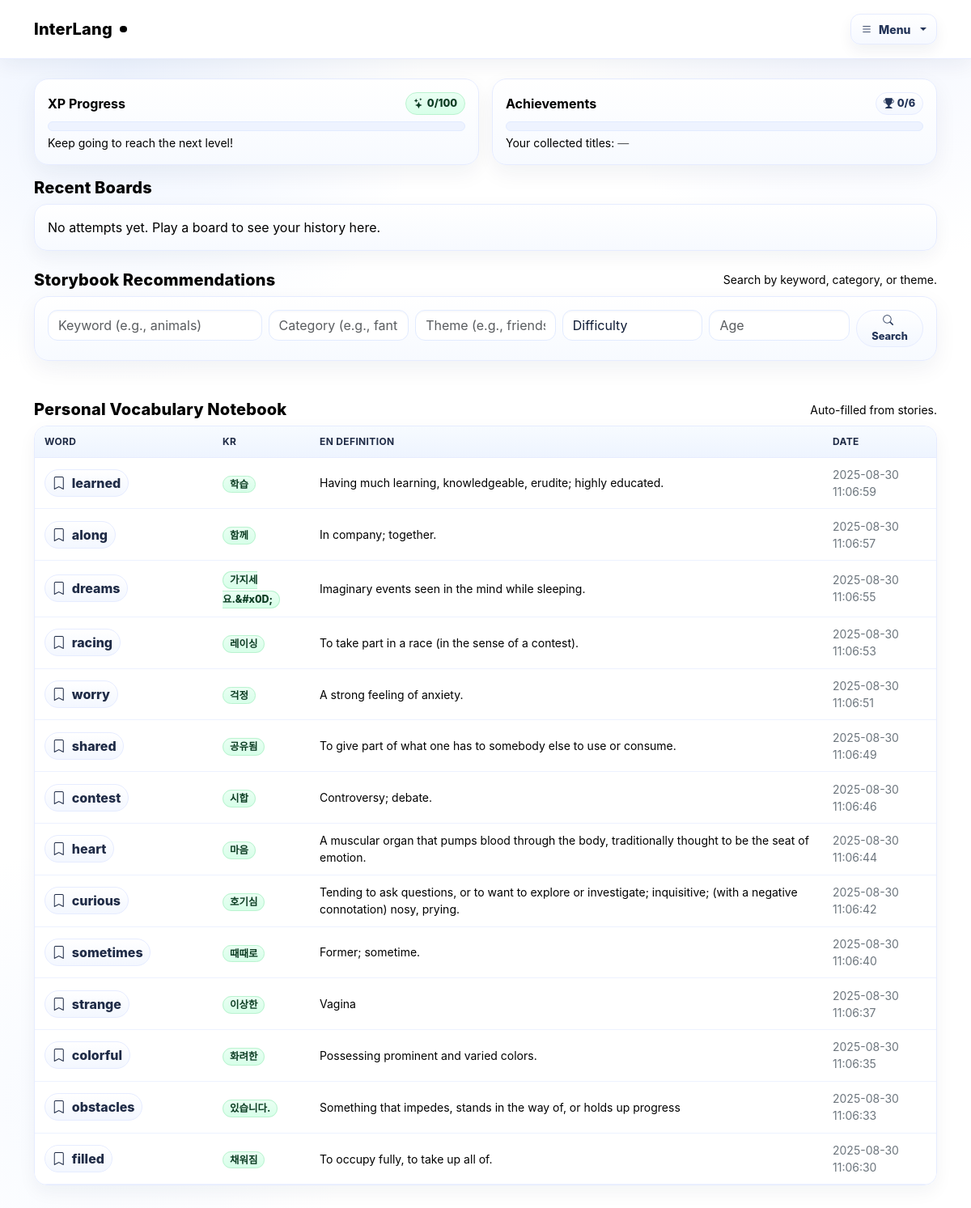
Screenshot of /profile (signed in) with the database file from the repository.
### tables this page shows
CREATE TABLE vocab (
            id INTEGER PRIMARY KEY AUTOINCREMENT,
            username TEXT NOT NULL,
            word TEXT NOT NULL,
            translation TEXT,
            definition TEXT,
            source_story_id INTEGER,
            created_at TIMESTAMP DEFAULT CURRENT_TIMESTAMP,
            review_count INTEGER DEFAULT 0,
            last_reviewed_at TIMESTAMP,
            UNIQUE(username, word, source_story_id),
            FOREIGN KEY(source_story_id) REFERENCES stories(id) ON DELETE SET NULL
        );

### app.py (the view)
@app.route("/profile")
def profile():
    if "username" not in session:
        return redirect(url_for("login"))
    username = session["username"]
    db = get_db()
    u = db.execute("SELECT level, xp, title_code FROM users WHERE username=?", (username,)).fetchone()
    user_level = u["level"] if u else 1
    user_xp    = u["xp"] if u else 0
    title_info = TITLES.get((u["title_code"] or ""), DEFAULT_TITLE)
    display_title = title_info["title"]
    title_icon    = title_info["icon"]
    total_ach = db.execute("SELECT COUNT(*) AS c FROM achievements").fetchone()["c"]
    earned_codes = [r["code"] for r in db.execute("SELECT code FROM user_achievements WHERE username=?", (username,)).fetchall()]
    earned_ach = len(earned_codes)
    earned_titles = []
    for code in earned_codes:
        t = TITLES.get(code)
        if t and t.get("title"): earned_titles.append((t["priority"], t["title"]))
    earned_titles = [t for _, t in sorted(set(earned_titles), key=lambda x: x[0])]
    attempts = db.execute("""
        SELECT level, score, total, lines_completed, created_at
        FROM attempts
        WHERE username=?
        ORDER BY created_at DESC
        LIMIT 12
    """, (username,)).fetchall()
    vocab_rows = db.execute("""
        SELECT word, translation, definition, created_at
        FROM vocab WHERE username=?
        ORDER BY created_at DESC
        LIMIT 30
    """, (username,)).fetchall()
    return render_template(
        "profile.html",
        username=username,
        user_level=user_level,
        user_xp=user_xp,
        display_title=display_title,
        title_icon=title_icon,
        achievements_total=total_ach,
        achievements_earned=earned_ach,
        earned_titles=[t for t in earned_titles],
        attempts=attempts,
        vocab_rows=vocab_rows
    )

### app.py (called while the page is built)
def get_db():
    if "db" not in g:
        g.db = sqlite3.connect(DB_PATH)
        g.db.row_factory = sqlite3.Row
    return g.db

### templates/profile.html (shortened to what this page needs)
<!doctype html>
<html lang="en">
<head>
<link href="https://cdn.jsdelivr.net/npm/bootstrap@5.3.3/dist/css/bootstrap.min.css" rel="stylesheet"/>
<link href="https://cdn.jsdelivr.net/npm/bootstrap-icons@1.11.3/font/bootstrap-icons.css" rel="stylesheet"/>
</head>
<body>
{% include 'nav.html' %}
<div class="container pb-5 mt-4">
  <div class="row g-3 mb-3">
    <div class="col-lg-6">
      <div class="card-glass p-3 h-100">
        {% set current_xp = (user_xp|default(0)) % 100 %}
        <div class="d-flex align-items-center justify-content-between mb-2">
          <div class="fw-bold">XP Progress</div>
          <div class="chip chip-green"><i class="bi bi-stars me-1"></i>{{ current_xp }}/100</div>
        </div>
        <div class="progress mb-1"><div class="progress-bar" style="width: {{ current_xp }}%;"></div></div>
        <div class="small dim">Keep going to reach the next level!</div>
      </div>
    </div>
    <div class="col-lg-6">
      {% set total = achievements_total|default(0) %}
      {% set earned = achievements_earned|default(0) %}
      {% set pct = 0 if total==0 else ((earned*100)//total) %}
      <div class="card-glass p-3 h-100">
        <div class="d-flex align-items-center justify-content-between mb-2">
          <div class="fw-bold">Achievements</div>
          <div class="chip"><i class="bi bi-trophy-fill me-1"></i>{{ earned }}/{{ total }}</div>
        </div>
        <div class="progress mb-1"><div class="progress-bar" style="width: {{ pct }}%;">{{ pct }}%</div></div>
        <div class="small dim">Your collected titles:
          {% if earned_titles %}
            {% for t in earned_titles %}<span class="chip">{{ t }}</span>{% endfor %}
          {% else %}<span class="text-muted">—</span>{% endif %}
        </div>
      </div>
    </div>
  </div>
  <div class="mb-2"><h2 class="h5" style="font-weight:800; letter-spacing:.2px;">Recent Boards</h2></div>
  <div class="table-wrap mb-4">
    {% if attempts and attempts|length > 0 %}
      <div class="table-responsive">
        <table class="table table-modern table-hover align-middle mb-0">
          <thead>
            <tr>
              <th style="width:160px;">Date</th>
              <th style="width:110px;">Level</th>
              <th>Score</th>
              <th style="width:160px;">Lines</th>
            </tr>
          </thead>
          <tbody>
            {% for a in attempts %}
              {% set score = (a['score']|int) %}
              {% set score_cls = 'score-good' if score>=85 else ('score-ok' if score>=60 else 'score-bad') %}
              <tr>
                <td class="text-nowrap"><i class="bi bi-calendar-event me-1"></i>{{ a['created_at'] }}</td>
                <td><span class="chip"><i class="bi bi-mortarboard me-1"></i>Lv {{ a['level'] }}</span></td>
                <td>
                  <div class="d-flex flex-column gap-1">
                    <div class="progress progress-tiny">
                      <div class="progress-bar" style="width: {{ score }}%;"></div>
                    </div>
                    <div class="score-label {{ score_cls }}">{{ score }}% <span class="text-secondary fw-normal">({{ a['total'] }} cells)</span></div>
                  </div>
                </td>
                <td>
                  <div class="line-dots">
                    {% for i in range(0,6) %}
                      <span class="dot {% if i < (a['lines_completed']|int) %}on{% endif %}"></span>
                    {% endfor %}
                  </div>
                </td>
              </tr>
            {% endfor %}
          </tbody>
        </table>
      </div>
    {% else %}
      <div class="p-3 dim">No attempts yet. Play a board to see your history here.</div>
    {% endif %}
  </div>
  <div class="d-flex align-items-center justify-content-between mb-2">
    <h2 class="h5 mb-0" style="font-weight:800; letter-spacing:.2px;">Storybook Recommendations</h2>
    <div class="small dim">Search by keyword, category, or theme.</div>
  </div>
  <div class="card-glass p-3 mb-3">
    <form id="recForm" class="row g-2">
      <div class="col-sm-3"><input class="form-control" name="q" placeholder="Keyword (e.g., animals)" /></div>
      <div class="col-sm-2"><input class="form-control" name="category" placeholder="Category (e.g., fantasy)" /></div>
      <div class="col-sm-2"><input class="form-control" name="theme" placeholder="Theme (e.g., friendship)" /></div>
      <div class="col-sm-2">
        <select class="form-select" name="difficulty">
          <option value="">Difficulty</option>
        </select>
      </div>
      <div class="col-sm-2"><input class="form-control" type="number" name="age" placeholder="Age" min="5" max="18"/></div>
      <div class="col-sm-1 d-grid">
        <button class="chip" style="border-width:1px"><i class="bi bi-search me-1"></i> Search</button>
      </div>
    </form>
  </div>
  <div class="d-flex align-items-center justify-content-between mb-2">
    <h2 class="h5 mb-0" style="font-weight:800; letter-spacing:.2px;">Personal Vocabulary Notebook</h2>
    <div class="small dim">Auto-filled from stories.</div>
  </div>
  <div class="table-wrap">
    {% if vocab_rows and vocab_rows|length > 0 %}
      <div class="table-responsive">
        <table class="table table-modern table-hover align-middle mb-0">
          <thead>
            <tr>
              <th style="width:220px;">Word</th>
              <th style="width:120px;">KR</th>
              <th>EN Definition</th>
              <th style="width:140px;">Date</th>
            </tr>
          </thead>
          <tbody>
            {% for v in vocab_rows %}
              <tr>
                <td>
                  <a href="#" class="word-chip vocab-define">
                    <i class="bi bi-bookmark"></i> {{ v['word'] }}
                  </a>
                </td>
                <td>
                  {% if v['translation'] %}
                    <span class="kr-badge">{{ v['translation'] }}</span>
                  {% else %}
                    <span class="text-secondary">—</span>
                  {% endif %}
                </td>
                <td class="small"><div class="clamp-2">{{ v['definition'] or '—' }}</div></td>
                <td class="small text-secondary">{{ v['created_at'] }}</td>
              </tr>
            {% endfor %}
          </tbody>
        </table>
      </div>
    {% else %}
      <div class="p-3 dim">No vocabulary yet. Open a story to auto-collect words.</div>
    {% endif %}
  </div>
</div>
</body>
</html>

### templates/nav.html (shortened to what this page needs)
<nav class="navbar et-nav" role="navigation">
  <div class="container d-flex align-items-center justify-content-between" style="min-height:56px">
    <a class="et-brand navbar-brand" href="{{ url_for('index') }}">
      <span>InterLang</span><span class="mark" aria-hidden="true"></span>
    </a>
    <div class="dropdown">
      <button class="et-menu-btn btn btn-sm dropdown-toggle" type="button" data-bs-toggle="dropdown" aria-expanded="false">
        <i class="bi bi-list"></i>
        <span>Menu</span>
      </button>
    </div>
  </div>
</nav>

### templates/profile.html (style rules this page uses)
:root { --ink:#0e1b35; --muted:#4b5567; --bg:#ffffff; --bg-soft:#f7f9ff; --grid:#0e1b3514; --brand:#3b82f6; --accent:#8f9bff; --ring:#cfe2ff; --ok:#22c55e; --warn:#f59e0b; --bad:#ef4444; }
body { color:var(--ink); background:var(--bg); font-family: Inter, system-ui, -apple-system, Segoe UI, Roboto, Helvetica, Arial, sans-serif; background-image: radial-gradient(36vmax 36vmax at 12% 6%, #eef4ff 0%, transparent 70%), radial-gradient(32vmax 32vmax at 88% 0%, #f3f6ff 0%, transparent 70%), radial-gradient(30vmax 30vmax at 10% 90%, #f7faff 0%, transparent 70%); background-attachment: fixed; }
.card-glass { border:1px solid #e6ecff; background:linear-gradient(180deg,#fff,#f7faff); border-radius:18px; box-shadow:0 10px 28px rgba(13,31,64,.06); }
.progress { height:12px;background:#eef3ff;border:1px solid #e2ebff;border-radius:999px;overflow:hidden }
.chip { border-radius:999px;padding:.2rem .55rem;font-weight:800;font-size:.8rem; background:linear-gradient(180deg,#fff,#f3f7ff);color:#223357;border:1px solid #e6ecff }
.chip-green { background:linear-gradient(180deg,#eafff3,#d7ffe9);border-color:#baf3d0;color:#0b3b22 }
.table-wrap { border:1px solid #e6ecff; border-radius:16px; overflow:hidden; background:linear-gradient(180deg,#fff,#f7faff); box-shadow:0 8px 22px rgba(13,31,64,.05); }
.table-modern { border-collapse: separate; border-spacing: 0; width:100%; color:var(--ink); }
.table-modern thead th { position: sticky; top:0; z-index:1; background:linear-gradient(180deg,#f7fbff,#eef4ff); border-bottom:1px solid #e6ecff !important; text-transform: uppercase; letter-spacing:.35px; font-size:.75rem; color:#1f2b46; padding:.6rem .75rem !important; }
.table-modern td { padding:.65rem .75rem !important; vertical-align: middle; border-bottom:1px solid #edf2ff; }
.word-chip { display:inline-flex; align-items:center; gap:8px; padding:.25rem .55rem; border-radius:999px; background:linear-gradient(180deg,#fff,#f3f7ff); border:1px solid #e6ecff; font-weight:800; color:#1f2b46; text-decoration:none !important; }
.kr-badge { background:linear-gradient(180deg,#eafff3,#d7ffe9); color:#0b3b22; border:1px solid #baf3d0; border-radius:999px; padding:.15rem .5rem; font-weight:800; font-size:.78rem; }
.clamp-2 { display:-webkit-box; -webkit-line-clamp:2; -webkit-box-orient:vertical; overflow:hidden; }
input, select { background:#fff !important; color:#0e1b35 !important; border:1px solid #e2ebff !important; border-radius:12px !important; box-shadow: 0 2px 0 rgba(13,31,64,.02) inset; }
.dim { color:var(--muted) }

### templates/nav.html (style rules this page uses)
:root { --ink: var(--ink, #0e1b35); --muted: var(--muted, #4b5567); --bg: var(--bg, #ffffff); --ring: var(--ring, #cfe2ff); --brand: var(--brand, #3b82f6); --accent: var(--accent, #8f9bff); --grid: var(--grid, #0e1b3514); }
.et-nav { position: sticky; top: 0; z-index: 10000; background: #ffffff; backdrop-filter: blur(10px); border-bottom: 1px solid #e6ecff; box-shadow: 0 8px 24px rgba(13,31,64,.06); }
.et-brand { font-weight:800; letter-spacing:.2px; text-decoration:none; color: black !important; display:inline-flex; align-items:center; gap:.55rem; }
.et-brand .mark { width:.55rem; height:.55rem; border-radius:999px; display:inline-block; background: black; box-shadow: 0 0 0 2px #ffffff; }
.et-menu-btn { color:#223357; font-weight:800; border-radius:12px; background: linear-gradient(180deg,#fff,#f6f9ff); border:1px solid #e6ecff; padding:.45rem .75rem; display:inline-flex; align-items:center; gap:.5rem; box-shadow:0 8px 18px rgba(13,31,64,.06); }
.et-dd i, .et-menu-btn i { color: var(--brand); }

### rows the page displays
vocab: word "learned", translation "학습", definition "Having much learning, knowledgeable, erudite; highly educated.", created_at "2025-08-30 11:06:59"
vocab: word "along", translation "함께", definition "In company; together.", created_at "2025-08-30 11:06:57"
vocab: word "dreams", translation "가지세요.&#x0D;", definition "Imaginary events seen in the mind while sleeping.", created_at "2025-08-30 11:06:55"
vocab: word "racing", translation "레이싱", definition "To take part in a race (in the sense of a contest).", created_at "2025-08-30 11:06:53"
vocab: word "worry", translation "걱정", definition "A strong feeling of anxiety.", created_at "2025-08-30 11:06:51"
vocab: word "shared", translation "공유됨", definition "To give part of what one has to somebody else to use or consume.", created_at "2025-08-30 11:06:49"
vocab: word "contest", translation "시합", definition "Controversy; debate.", created_at "2025-08-30 11:06:46"
vocab: word "heart", translation "마음", definition "A muscular organ that pumps blood through the body, traditionally thought to be the seat of emotion.", created_at "2025-08-30 11:06:44"
vocab: word "curious", translation "호기심", definition "Tending to ask questions, or to want to explore or investigate; inquisitive; (with a negative connotation) nosy, prying.", created_at "2025-08-30 11:06:42"
vocab: word "sometimes", translation "때때로", definition "Former; sometime.", created_at "2025-08-30 11:06:40"
vocab: word "strange", translation "이상한", definition "Vagina", created_at "2025-08-30 11:06:37"
vocab: word "colorful", translation "화려한", definition "Possessing prominent and varied colors.", created_at "2025-08-30 11:06:35"
vocab: word "obstacles", translation "있습니다.", definition "Something that impedes, stands in the way of, or holds up progress", created_at "2025-08-30 11:06:33"
vocab: word "filled", translation "채워짐", definition "To occupy fully, to take up all of.", created_at "2025-08-30 11:06:30"

### other values shown
{{ current_xp }} "0"
{{ earned }} "0"
{{ total }} "6"
